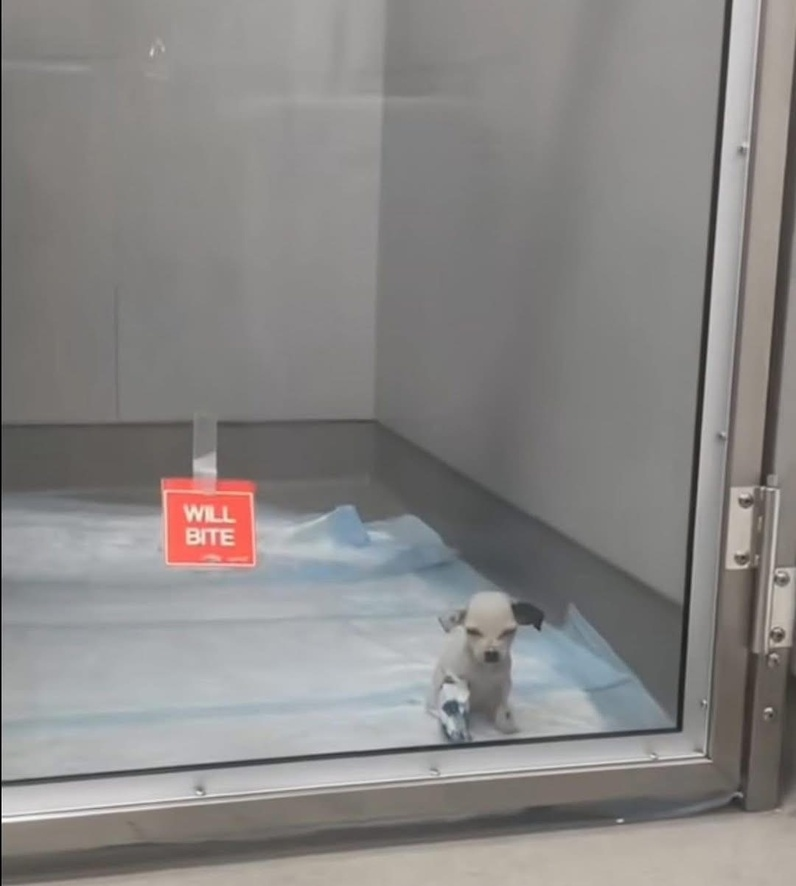
#> input picture task_9/data/dog.jpeg, 796 x 886 px, shrunk from 1080 x 1202 before the run
$ python task_9.py
#> lines starting #> are read from the running program, lines starting #| are printed output that depends on the picture
import cv2
import numpy as np

def load_image(path):
#> called with path = 'data/dog.jpeg'
    image = cv2.imread(path)
#> image is the input picture: shape (886, 796, 3); mean B, G, R 134, 135.3, 137.3
    if image is None:
        raise ValueError(f"Nie można wczytać obrazu: {path}")
    return image

def show_image(title, image):
    cv2.imshow(title, image)
    cv2.waitKey(0)
    cv2.destroyAllWindows()

def task_1(image):
    np_added = np.uint8(image + 50)
    cv_added = cv2.add(image, np.ones(image.shape, dtype="uint8") * 50)
    show_image("NumPy Added +50", np_added)
    show_image("OpenCV Added +50", cv_added)

def task_2(image):
    result_np = np.uint8(image + 150)
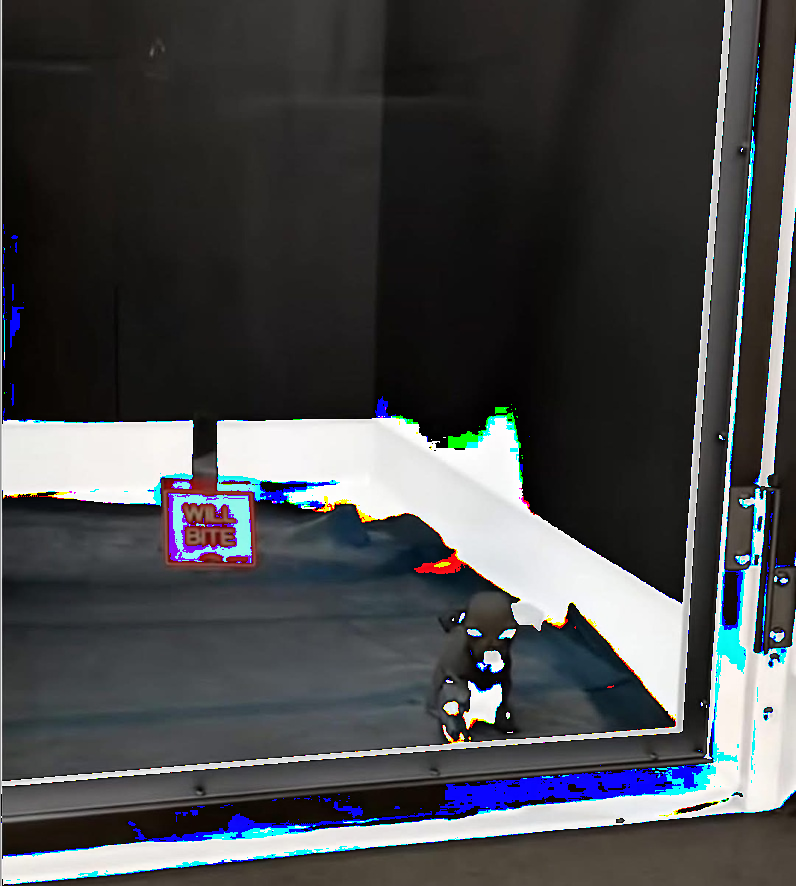
#> result_np: shape (886, 796, 3); mean B, G, R 74.7, 72.2, 70.8
    result_cv = cv2.add(image, np.ones(image.shape, dtype="uint8") * 150)
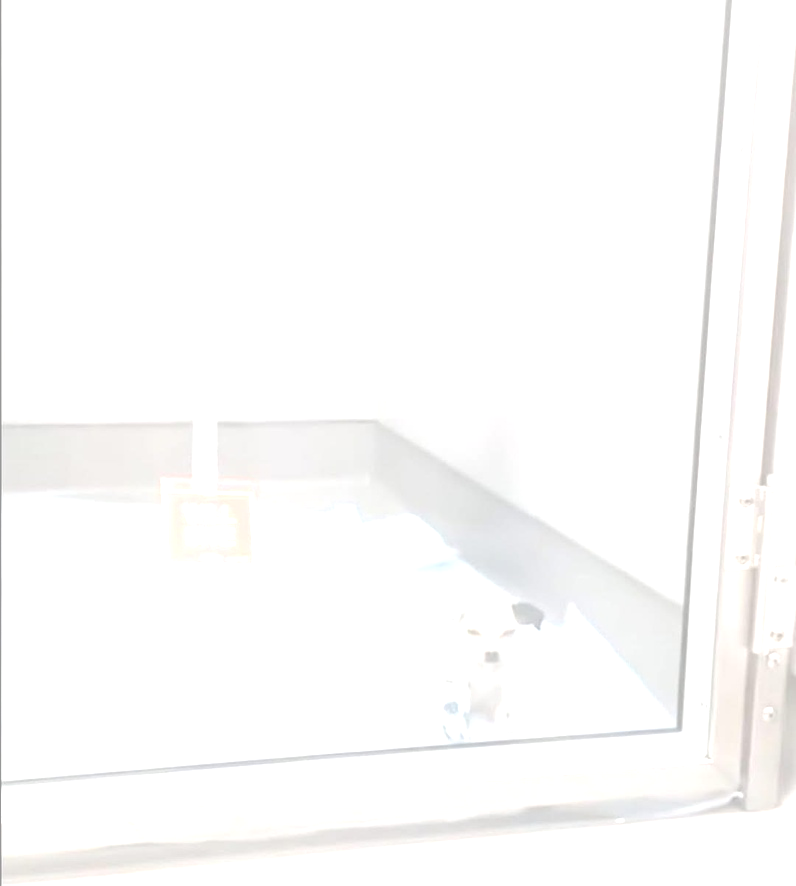
#> result_cv: shape (886, 796, 3); mean B, G, R 251.5, 251.9, 252.2
    show_image("NumPy +150 (Burned)", result_np)
    show_image("OpenCV +150 (Clipped)", result_cv)

def task_3(image):
    result_np = np.uint8(image - 80)
    result_cv = cv2.subtract(image, np.ones(image.shape, dtype="uint8") * 80)
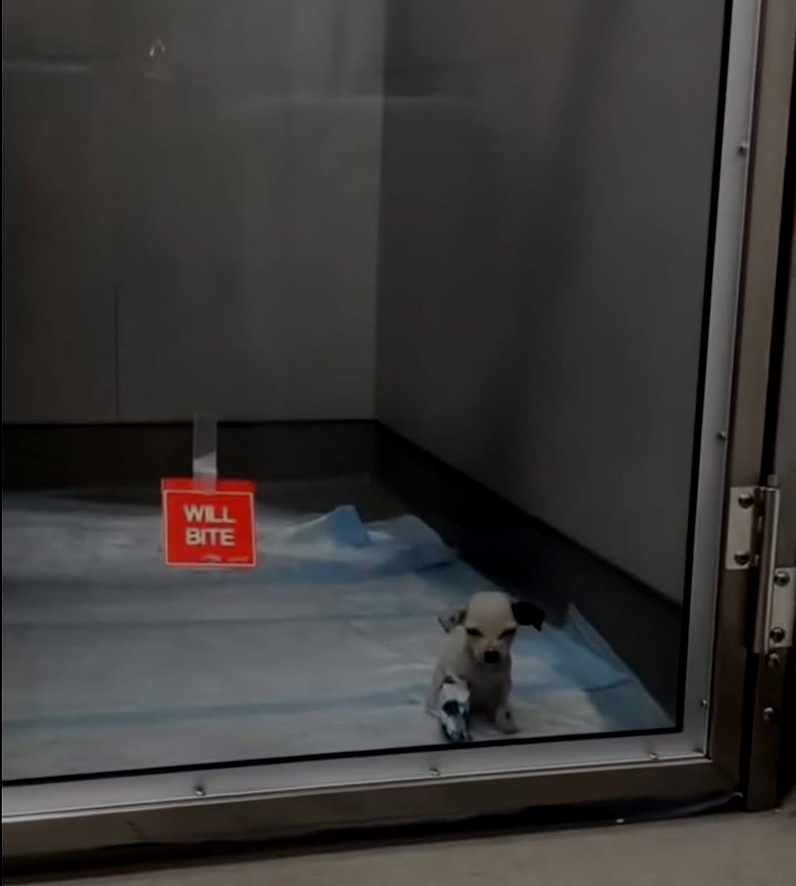
#> result_cv: shape (886, 796, 3); mean B, G, R 54.6, 55.9, 57.8
    show_image("NumPy -80 (Wrap) ", result_np)
    show_image("OpenCV -80 (Clip)", result_cv)

def task_4(image):
    b, g, r = cv2.split(image)
    r = cv2.add(r, 30)
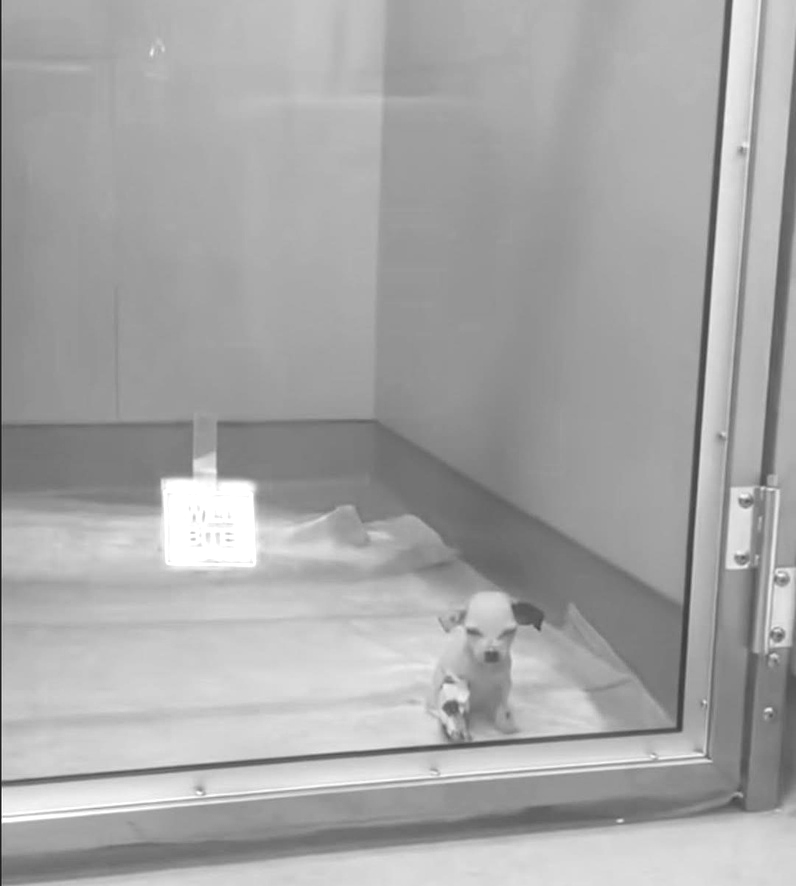
#> r: shape (886, 796); min 30, max 255, mean 167.2
    g = cv2.subtract(g, 20)
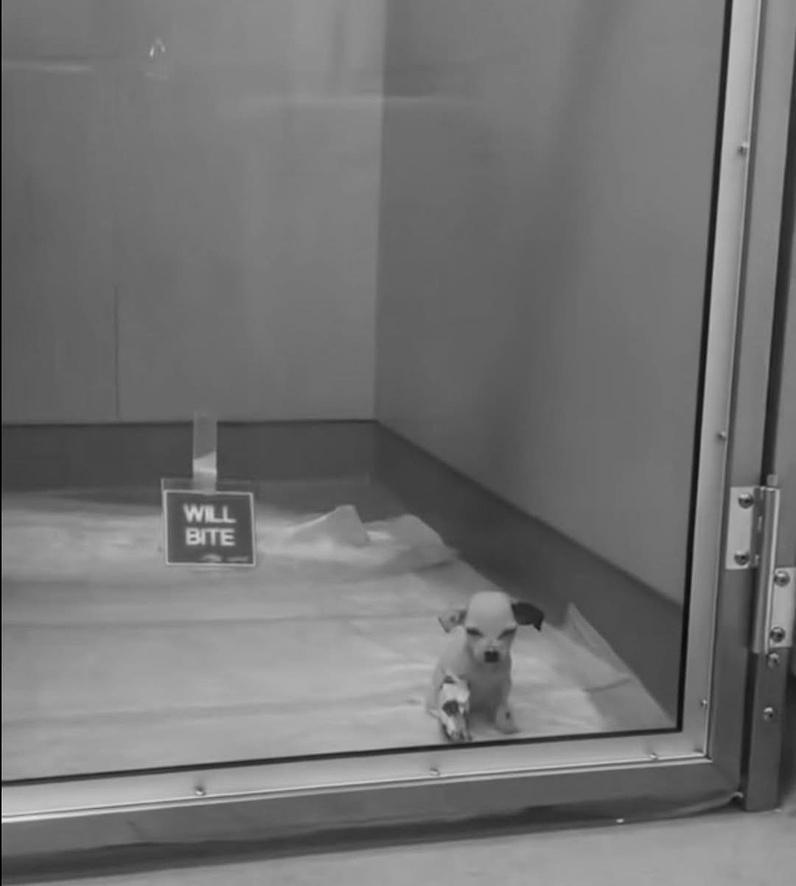
#> g: shape (886, 796); min 0, max 235, mean 115.3
    b = cv2.add(b, 10)
    filtered = cv2.merge([b, g, r])
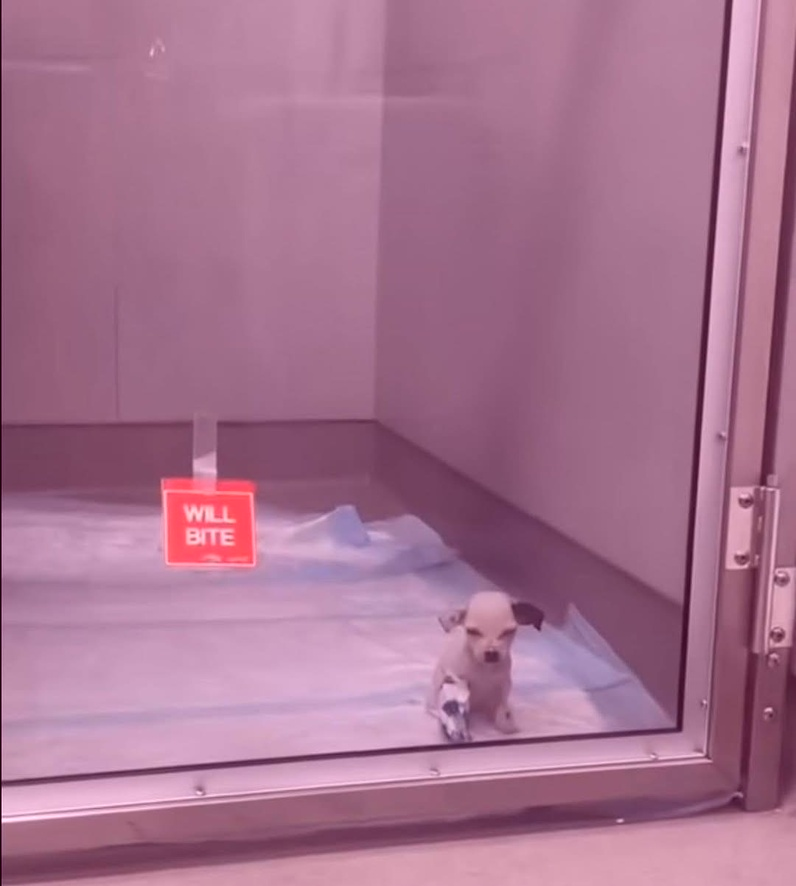
#> filtered: shape (886, 796, 3); mean B, G, R 144, 115.3, 167.2
    show_image("Instagram-like Filter", filtered)


image = load_image("data/dog.jpeg")
task_1(image)
task_2(image)
task_3(image)
task_4(image)
